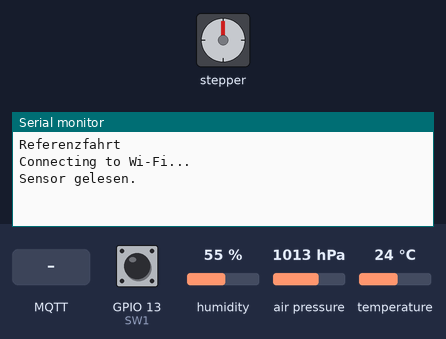
This program was run on a simulated ESP8266 (NodeMCU). Shown: stepper motor, the last lines printed to the serial monitor. Wiring (inferred from the names in the program): stepper motor driver (200 steps per turn assumed): step GPIO 14; direction GPIO 12. The inputs (shaded band) are chosen by the test bench; at power-on: GPIO 13 (SW1) LOW, humidity 55 %, air pressure 1013 hPa, temperature 24 °C. WiFi joins after 1.5 s; servers stay silent unless stated; no MQTT or app messages arrive unless stated.

Above: at 1.2 s.
1.3 s: MQTT message "gw/in/command" arrives on the first subscribed topic
At 2.0 s:
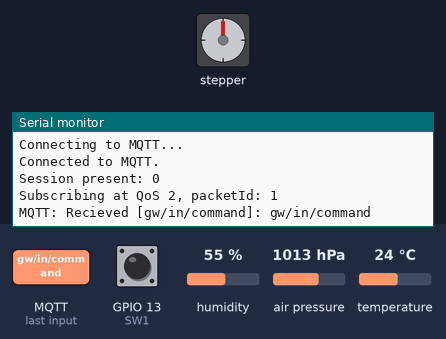
3.0 s: MQTT message "1" arrives on the first subscribed topic
At 3.7 s:
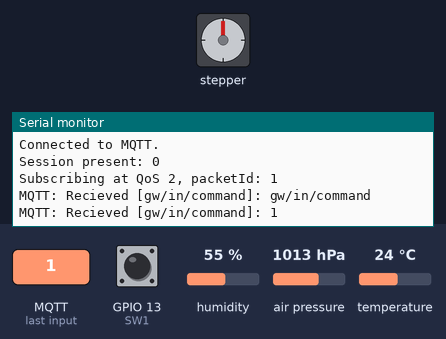
4.5 s: MQTT message "on" arrives on the first subscribed topic
At 4.9 s:
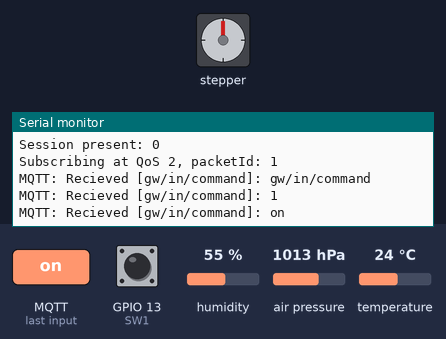

The program:

main.cpp
```cpp
/*****************************************************
 * Date: 15.06.2020
 * Written by: Thomas Huesing
 * ***************************************************/

#include <ESP8266WiFi.h>
#include <WiFiClient.h>
#include <Wire.h>
#include <Adafruit_Sensor.h>
#include <Adafruit_BME280.h>
#include <Ticker.h>
#include <AsyncMqttClient.h>

//WIFI / MQTT
#define WIFI_SSID "DEINE_SSID"
#define WIFI_PASSWORD "DEIN_PASSWORT"
#define MQTT_HOST IPAddress(192, 168, 123, 240)
#define MQTT_PORT 1883

AsyncMqttClient mqttClient;
Ticker mqttReconnectTimer;
WiFiEventHandler wifiConnectHandler;
WiFiEventHandler wifiDisconnectHandler;
Ticker wifiReconnectTimer;

//BME
#define SEALEVELPRESSURE_HPA (1013.25)
Adafruit_BME280 bme;
float temperature, humidity, pressure, altitude;
unsigned long now = 0;
uint16_t updatetimer = 60 * 1000; //Upadte alle 60000 Millisekunden

//Motor
//#define STEPSPERREVOLUTION  200  // Schritte die der Motor für eine Umdrehung braucht
#define DIRPIN  12 // D6
#define STEPPIN 14 // D5
int stepstomake;
int zu =0;

//Referenztaster
#define SW1 13 // D7


void connectToWifi() {
  Serial.println("Connecting to Wi-Fi...");
  WiFi.begin(WIFI_SSID, WIFI_PASSWORD);
}

void onWifiConnect(const WiFiEventStationModeGotIP& event) {
  Serial.println("Connected to Wi-Fi.");
  connectToMqtt();
}

void onWifiDisconnect(const WiFiEventStationModeDisconnected& event) {
  Serial.println("Disconnected from Wi-Fi.");
  mqttReconnectTimer.detach(); // ensure we don't reconnect to MQTT while reconnecting to Wi-Fi
  wifiReconnectTimer.once(2, connectToWifi);
}

void connectToMqtt() {
  Serial.println("Connecting to MQTT...");
  mqttClient.connect();
}

void onMqttConnect(bool sessionPresent) {
  Serial.println("Connected to MQTT.");
  Serial.print("Session present: ");
  Serial.println(sessionPresent);
  uint16_t packetIdSub=mqttClient.subscribe("gw/in/command", 2);
  Serial.print("Subscribing at QoS 2, packetId: ");
  Serial.println(packetIdSub);
}

void onMqttDisconnect(AsyncMqttClientDisconnectReason reason) {
  Serial.println("Disconnected from MQTT.");

  if (WiFi.isConnected()) {
    mqttReconnectTimer.once(2, connectToMqtt);
  }
}

void onMqttSubscribe(uint16_t packetId, uint8_t qos) {
  Serial.println("Subscribe acknowledged.");
  Serial.print("  packetId: ");
  Serial.println(packetId);
  Serial.print("  qos: ");
  Serial.println(qos);
}

void onMqttUnsubscribe(uint16_t packetId) {
  Serial.println("Unsubscribe acknowledged.");
  Serial.print("  packetId: ");
  Serial.println(packetId);
}

void onMqttMessage(char* topic, char* payload_in, AsyncMqttClientMessageProperties properties, size_t len, size_t index, size_t total) {
    uint8_t * payload = (uint8_t *) malloc(len + 1);
    memcpy(payload, payload_in, len);
    payload[len] = 0;
    Serial.printf("MQTT: Recieved [%s]: %s\r\n", topic, payload);
    if (strcmp(topic, "gw/in/command") == 0) {

      if (strcmp((char*)payload, "zu") == 0) {
        stepstomake = 50;
        Serial.println("Mache zu");
      }
        if (strcmp((char*)payload, "stop") == 0) {
        stepstomake = 0;
        Serial.println("STOP");
      }
        if (strcmp((char*)payload, "auf") == 0) {
        stepstomake = -19200;
        Serial.println("Mache auf");
      }
        if (strcmp((char*)payload, "service") == 0) {
        stepstomake = -12800;
        Serial.println("Service");
      }
    }
}

void onMqttPublish(uint16_t packetId) {
  Serial.println("Publish acknowledged.");
  Serial.print("  packetId: ");
  Serial.println(packetId);
}


void update(void) {
    temperature = bme.readTemperature();
    humidity = bme.readHumidity();
    pressure = bme.readPressure() / 100.0F;
    altitude = bme.readAltitude(SEALEVELPRESSURE_HPA);
    Serial.println("Sensor gelesen.");
    now = millis();
    char result[10];
    dtostrf(temperature, 8, 2, result);
    mqttClient.publish("gw/out/temp", 0, true, result);
    dtostrf(humidity, 8, 2, result);
    mqttClient.publish("gw/out/hum", 0, true, result);
    dtostrf(pressure, 8, 2, result);
    mqttClient.publish("gw/out/pres", 0, true, result);
}

void setup() {
  //BME
  bme.begin(0x76);

  pinMode(DIRPIN, OUTPUT);
  pinMode(STEPPIN, OUTPUT);
  Serial.begin(115200);
  delay(1);

 //Referenzfahrt
  Serial.println("Referenzfahrt");
  digitalWrite(DIRPIN, HIGH);
  while ( digitalRead(SW1) != LOW ) {
        digitalWrite(STEPPIN, HIGH);
        delayMicroseconds(1000);
        digitalWrite(STEPPIN, LOW);
        delayMicroseconds(1000);
        yield();
  //delay(10);
  }

//MQTT
  //Serial.begin(115200);
  Serial.println();
  Serial.println();

  wifiConnectHandler = WiFi.onStationModeGotIP(onWifiConnect);
  wifiDisconnectHandler = WiFi.onStationModeDisconnected(onWifiDisconnect);

  mqttClient.onConnect(onMqttConnect);
  mqttClient.onDisconnect(onMqttDisconnect);
  mqttClient.onSubscribe(onMqttSubscribe);
  mqttClient.onUnsubscribe(onMqttUnsubscribe);
  mqttClient.onMessage(onMqttMessage);
  mqttClient.onPublish(onMqttPublish);
  mqttClient.setServer(MQTT_HOST, MQTT_PORT);

  connectToWifi();

  update();

}


void loop() {

//BME LOOP alle 5 sec
  if (millis() > now + updatetimer) {
    update();
  }

//Motor auf und zu fahren
  if (stepstomake != 0) {
    if (stepstomake > 0) {
      digitalWrite(DIRPIN, HIGH);
      //stepstomake = stepstomake - 1
      if (digitalRead(SW1) != LOW) {
        digitalWrite(STEPPIN, HIGH);
        delayMicroseconds(1000);
        digitalWrite(STEPPIN, LOW);
        delayMicroseconds(1000);
      } else {
        stepstomake = 0;
        //zustand="geschlossen";
      }
    }
    if (stepstomake < 0) {
      digitalWrite(DIRPIN, LOW);
      digitalWrite(STEPPIN, HIGH);
      delayMicroseconds(1000);
      digitalWrite(STEPPIN, LOW);
      delayMicroseconds(1000);
      stepstomake = stepstomake + 1;
      //zustand= "geoeffnet";
      if (stepstomake == 0) {
      }
    }

  }

//Debug
  //delay(10);
  //Serial.print("stepstomake: ");
  //Serial.println(stepstomake);
}
```

Measured:
- after the input at 1.3 s, the serial monitor: prints a new line after 0.25 s (image 1)
- after the input at 3.0 s, the serial monitor: prints a new line at once (image 2)
- after the input at 4.5 s, the serial monitor: prints a new line at once (image 3)
